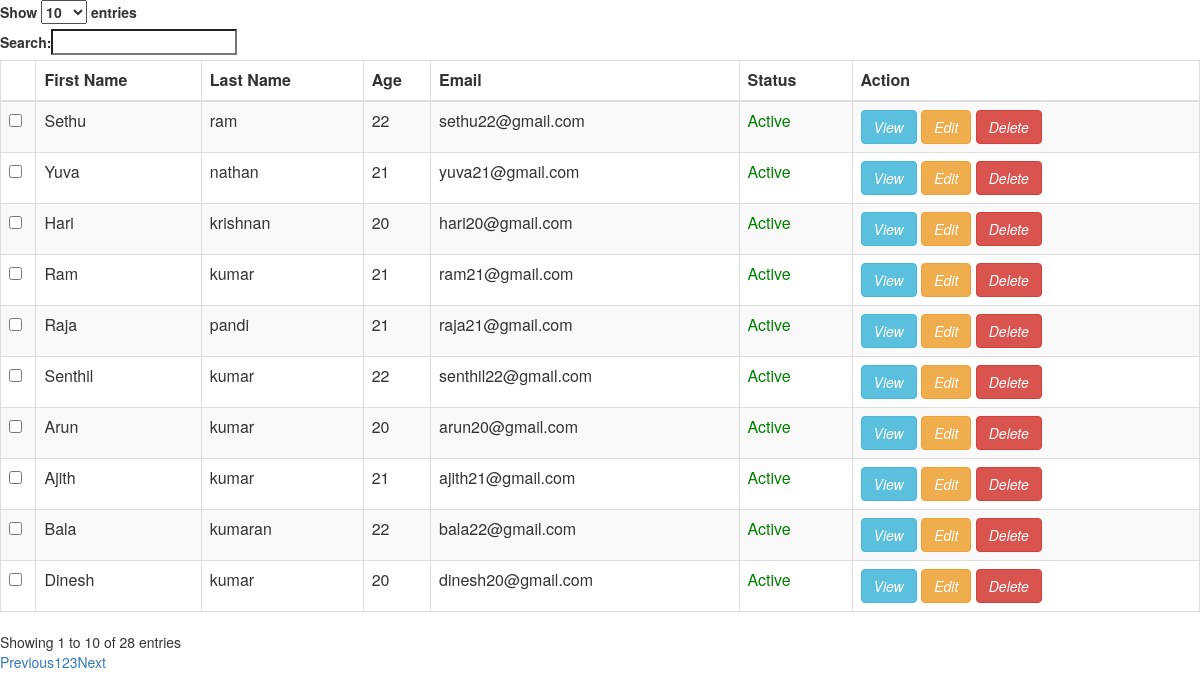
Page /sampletables.php on the committed database.
### tables this page shows
CREATE TABLE `user` (
  `id` int(11) NOT NULL,
  `fname` varchar(100) NOT NULL,
  `lname` varchar(100) NOT NULL,
  `age` int(11) NOT NULL,
  `gender` varchar(100) NOT NULL,
  `email` varchar(100) NOT NULL,
  `password` varchar(12) NOT NULL,
  `status` varchar(100) NOT NULL,
  `image` varchar(300) DEFAULT NULL
);

### sampletables.php (the view, shortened to what this page needs)
<html lang="en">
<head>
</head>
<body>
<link rel="stylesheet" href="https://maxcdn.bootstrapcdn.com/bootstrap/3.3.7/css/bootstrap.min.css">
<link rel="stylesheet" href="https://cdn.datatables.net/1.13.1/css/dataTables.bootstrap.min.css">
<table id="example" class="table table-striped table-bordered" style="width:100%">
<?php
 $servername = "localhost";
 $username = "root";
 $password = "";
 $dbname = "employee";
$conn = mysqli_connect($servername, $username, $password, $dbname);
?>
       <thead>
         <tr>
           <th></th>
           <th>First Name</th>
           <th>Last Name</th>
           <th>Age</th>
           <th>Email</th>
           <th>Status</th>
           <th>Action</th>
         </tr>
         </thead>
         <tbody>
           <?php
              $result=mysqli_query($conn,"select * from user");
            ?>
          <?php
           while($row =mysqli_fetch_assoc($result)){
          ?>
          <tr>
            <td><input type="checkbox" name="mycheck" id="mycheck"
            data-status = "<?php echo $row['status']; ?>" data-id ="<?php echo $row['id']; ?>" value ="<?php echo $row['id'];?>"></td>
            <td><?php echo $row['fname'];?></td>
            <td><?php echo $row['lname'];?></td>
            <td><?php echo $row['age'];?></td>
            <td><?php echo $row['email'];?></td>
            <td>
               <?php if($row['status']=='Active')
                {
                  echo '<p style=color:green;>Active</p>';
                }
              ?>
            </td>
            <td>
                <?php if($row['status']!= 'Deleted')
               {
                ?>
                <a href="http://localhost/star-admin/template/pages/samples/viewemployee.php?id=<?=$row['id'];?>" class="btn btn-info btn-rounded btn-icon " target="_blank">
                <i class="">View</i></a>
                <?php
               }
               ?>
               <?php if($row['status']!= 'Deleted')
               {
                ?>
                <a href="http://localhost/star-admin/template/pages/samples/editemployee.php?id=<?=$row['id'];?>" class="btn btn-warning btn-rounded btn-icon" target="_blank">
                <i class="">Edit</i></a>
                <?php
               }
               ?>
              <?php if($row['status']!='Deleted')
              {
                 ?>
                 <button type="submit"  class="btn btn-danger btn-rounded btn-icon"  onclick="return singledelete('<?php echo $row['id'];?>','<?php echo $row['status'];?>')" name="delete" id="delete">
                 <i class="">Delete</i></button>
                 <?php
              }
                 ?>
            </td>
          </tr>
          <?php
         }?>
         </tbody>
    </table>
</body>
</html>

### rows in the picture
user: fname "Sethu", lname "ram", age "22", email "sethu22@gmail.com", status "Active"
user: fname "Yuva", lname "nathan", age "21", email "yuva21@gmail.com", status "Active"
user: fname "Hari", lname "krishnan", age "20", email "hari20@gmail.com", status "Active"
user: fname "Ram", lname "kumar", age "21", email "ram21@gmail.com", status "Active"
user: fname "Raja", lname "pandi", age "21", email "raja21@gmail.com", status "Active"
user: fname "Senthil", lname "kumar", age "22", email "senthil22@gmail.com", status "Active"
user: fname "Arun", lname "kumar", age "20", email "arun20@gmail.com", status "Active"
user: fname "Ajith", lname "kumar", age "21", email "ajith21@gmail.com", status "Active"
user: fname "Bala", lname "kumaran", age "22", email "bala22@gmail.com", status "Active"
user: fname "Dinesh", lname "kumar", age "20", email "dinesh20@gmail.com", status "Active"
